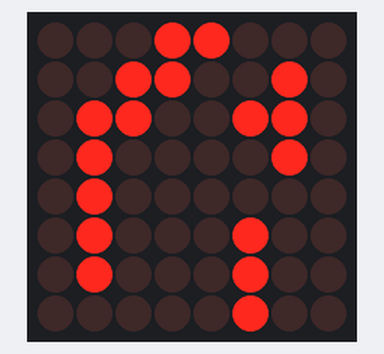
This sketch was run on a simulated Arduino Uno, built with avr-gcc and run on an emulated ATmega328P. Shown: 8×8 LED matrix. Wiring (inferred from the names in the program): DS3231 clock at I2C address 0x68. The local clock reads 2024-03-15 10:24:30 at power-on unless the sketch sets it; random numbers use the default seed unless the sketch sets one; what the sketch prints to the serial monitor is not drawn.

Above: at 0.2 s.
At 0.65 s:
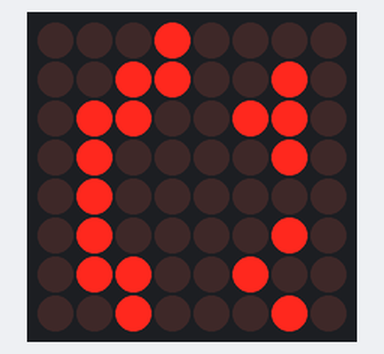
At 13.6 s:
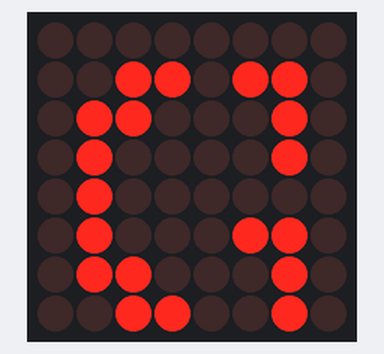
At 23.5 s:
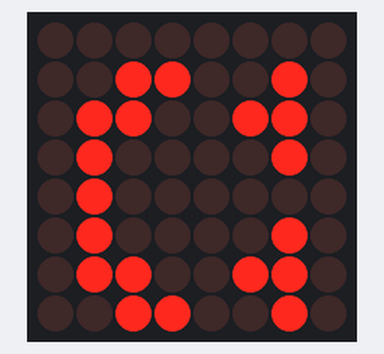
At 30.83 s:
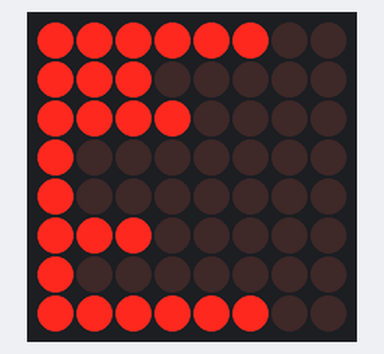
At 38.1 s:
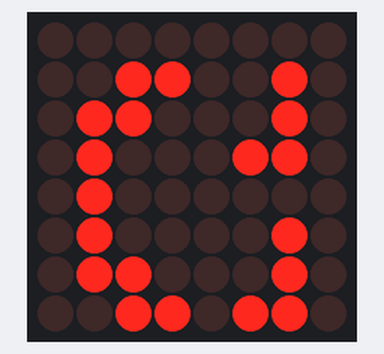

Measured:
- what the display in image 0 shows lasts 0.5 s, from 0.1 s to 0.6 s
- what the display in image 2 shows lasts 0.8 s, from 13.5 s to 14.3 s
- what the display in image 3 shows lasts 2.0 s, from 23.5 s to 25.5 s

The sketch:

Circe.ino
```cpp
//We always have to include the library
#include "LedControl.h"
#include "Wire.h"

#define DS3231_I2C_ADDRESS 0x68
#define _countof( x )  ( sizeof( x ) / sizeof( *x ) )

/*
 Now we need a LedControl to work with.
 ***** These pin numbers will probably not work with your hardware *****
 pin 12 is connected to the DataIn
 pin 11 is connected to the CLK
 pin 10 is connected to LOAD
 We have only a single MAX72XX.
 */
LedControl lc=LedControl(12,11,10,1);

/* we always wait a bit between updates of the display */
unsigned long delaytime=1000;

const byte kidsAwoken = 0;
const byte kidsGoingToBed = 1;
const byte kidsSleeping = 2;
const byte kidsWakingUp = 3;

const byte Sunday =1;
const byte Monday = 2;
const byte Tuesday=3;
const byte Wednesday=4;
const byte Thursday=5;
const byte Friday=6;
const byte Saturday=7;


void setDS3231time(byte second, byte minute, byte hour, byte dayOfWeek, byte
dayOfMonth, byte month, byte year)
{
  // sets time and date data to DS3231
  Wire.beginTransmission(DS3231_I2C_ADDRESS);
  Wire.write(0); // set next input to start at the seconds register
  Wire.write(decToBcd(second)); // set seconds
  Wire.write(decToBcd(minute)); // set minutes
  Wire.write(decToBcd(hour)); // set hours
  Wire.write(decToBcd(dayOfWeek)); // set day of week (1=Sunday, 7=Saturday)
  Wire.write(decToBcd(dayOfMonth)); // set date (1 to 31)
  Wire.write(decToBcd(month)); // set month
  Wire.write(decToBcd(year)); // set year (0 to 99)
  Wire.endTransmission();
}
void readDS3231time(byte *second,
byte *minute,
byte *hour,
byte *dayOfWeek,
byte *dayOfMonth,
byte *month,
byte *year)
{
  Wire.beginTransmission(DS3231_I2C_ADDRESS);
  Wire.write(0); // set DS3231 register pointer to 00h
  Wire.endTransmission();
  Wire.requestFrom(DS3231_I2C_ADDRESS, 7);
  // request seven bytes of data from DS3231 starting from register 00h
  *second = bcdToDec(Wire.read() & 0x7f);
  *minute = bcdToDec(Wire.read());
  *hour = bcdToDec(Wire.read() & 0x3f);
  *dayOfWeek = bcdToDec(Wire.read());
  *dayOfMonth = bcdToDec(Wire.read());
  *month = bcdToDec(Wire.read());
  *year = bcdToDec(Wire.read());
}

void setup() {
  Wire.begin();
  Serial.begin(9600);

  // Clock initialization
  // Serial.print("Clock initialization\n");
  // setDS3231time(0, 52, 21, 4, 15, 3, 17);
  logTime();
}

byte decToBcd(byte val)
{
  return( (val/10*16) + (val%10) );
}
// Convert binary coded decimal to normal decimal numbers
byte bcdToDec(byte val)
{
  return( (val/16*10) + (val%16) );
}

void logTime()
{
  byte second, minute, hour, dayOfWeek, dayOfMonth, month, year;
  // retrieve data from DS3231
  readDS3231time(&second, &minute, &hour, &dayOfWeek, &dayOfMonth, &month,
  &year);
  // send it to the serial monitor
  Serial.print(hour, DEC);
  // convert the byte variable to a decimal number when displayed
  Serial.print(":");
  if (minute<10)
  {
    Serial.print("0");
  }
  Serial.print(minute, DEC);
  Serial.print(":");
  if (second<10)
  {
    Serial.print("0");
  }
  Serial.print(second, DEC);
  Serial.print(" ");
  Serial.print(dayOfMonth, DEC);
  Serial.print("/");
  Serial.print(month, DEC);
  Serial.print("/");
  Serial.print(year, DEC);
  Serial.print(" Day of week: ");
  switch(dayOfWeek){
  case Sunday:
    Serial.println("Sunday");
    break;
  case Monday:
    Serial.println("Monday");
    break;
  case Tuesday:
    Serial.println("Tuesday");
    break;
  case Wednesday:
    Serial.println("Wednesday");
    break;
  case Thursday:
    Serial.println("Thursday");
    break;
  case Friday:
    Serial.println("Friday");
    break;
  case Saturday:
    Serial.println("Saturday");
    break;
  }
}

const byte moon[]={ B00111100,
                    B01111110,
                    B11111111,
                    B11100011,
                    B11000001,
                    B11000001,
                    B01000000,
                    B00100000};

const byte glyphSize = _countof(moon);

byte sun[]={
                B10001000,
                B01001001,
                B00101010,
                B10000001,
                B00011000,
                B01111110,
                B11111111,
                B11111111};

byte smiley[]={
                B00000000,
                B00110010,
                B01100110,
                B01000010,
                B01000000,
                B01000010,
                B01100110,
                B00110010};

byte smileyLeft[]={
                B00000000,
                B00110110,
                B01100010,
                B01000010,
                B01000000,
                B01000110,
                B01100010,
                B00110010};

byte smileyRight[]={
                B00000000,
                B00110010,
                B01100010,
                B01000110,
                B01000000,
                B01000010,
                B01100010,
                B00110110};

byte skull1[]={
                B00011110,
                B00111111,
                B11100111,
                B01100111,
                B11111111,
                B01100111,
                B11100111,
                B00111110};

byte skull2[]={
                B00011110,
                B11100111,
                B01100111,
                B11111111,
                B01100111,
                B11100111,
                B00111111,
                B00111110};

byte ghost1[]={
                B10000000,
                B11111100,
                B11111110,
                B11100111,
                B10111111,
                B10111111,
                B10100110,
                B11111100};

byte ghost2[]={
                B11111100,
                B10100110,
                B10111111,
                B10111111,
                B11100111,
                B11111110,
                B11111100,
                B10000000};

byte blink1[]={
                B00010000,
                B00110010,
                B01100110,
                B01000010,
                B01000000,
                B01000010,
                B01100100,
                B00100010};

byte blink2[]={
                B00011000,
                B00110010,
                B01100110,
                B01000010,
                B01000000,
                B01000100,
                B01000100,
                B00000100};

typedef struct AnimationStep {
  byte* glyph; // picture to display
  int delay; // display time, in ms
} AnimationStep;

AnimationStep blinkAnimation[] = { { blink1, 100 }, { blink2, 500 }, { blink1, 100 }, { smiley, 1000 } };
AnimationStep ghostAnimation[] = { { ghost1, 800 }, { ghost2, 800 }, { ghost1, 800 }, { ghost2, 800 }, { ghost1, 800 }, { ghost2, 800 } };
AnimationStep skullAnimation[] = { { skull1, 800 }, { skull2, 800 }, { skull1, 800 }, { skull2, 800 }, { skull1, 800 }, { skull2, 800 } };
AnimationStep lookOnSidesAnimation[] = { { smiley, 800 }, { smileyLeft, 800 }, { smiley, 800 }, { smileyRight, 800 }, { smiley, 800 } };

void displayGlyph(const byte* picture, unsigned long delayTime = 0) {
  lc.setRow(0,0,picture[0]);
  lc.setRow(0,1,picture[1]);
  lc.setRow(0,2,picture[2]);
  lc.setRow(0,3,picture[3]);
  lc.setRow(0,4,picture[4]);
  lc.setRow(0,5,picture[5]);
  lc.setRow(0,6,picture[6]);
  lc.setRow(0,7,picture[7]);

  delay(delayTime);
}

void playAnimation(struct AnimationStep* steps, byte stepsCount) {
  for (int i = 0; i < stepsCount; ++i) {
    displayGlyph(steps[i].glyph, steps[i].delay);
  }
}

void playWave(int delayMs) {
  byte wavePic[8] = {0, 0, 0, 0 ,0 ,0 ,0 ,0};
  const int DELAY_PER_PIC = 100;

  for (int i = 0, elapsedMs = 0; elapsedMs < delayMs; ++i, elapsedMs += DELAY_PER_PIC) {
    for (int col = 0; col < 8; ++col) {
      wavePic[col] = 1 << (4 + round(3.0 * sin((col + i) * (2*PI) / 8)));
    }
    displayGlyph(wavePic, DELAY_PER_PIC);
  }
}

void playEqualizer(int delayMs) {
  byte equalizerPic[8] = {0, 0, 0, 0 ,0 ,0 ,0 ,0};
  const int DELAY_PER_PIC = 100;

  for (int i = 0, elapsedMs = 0; elapsedMs < delayMs; ++i, elapsedMs += DELAY_PER_PIC) {
    for (int col = 0; col < 8; ++col) {
      equalizerPic[col] = 0xFF << random(1, 8);
    }
    displayGlyph(equalizerPic, DELAY_PER_PIC);
  }
}

void moveDown(const byte* glyph, byte count) {
  byte settingGlyph[count];
  memcpy(settingGlyph, glyph, count);

  for (int i = 0; i < count; ++i) {
    displayGlyph(settingGlyph, 1000);
    // shift one row down
    for (int j = count - 1; j >= 0; --j)
      settingGlyph[j] = glyph[j] << i;
  }
  displayGlyph(settingGlyph, 1000);
}

void moveUp(const byte* glyph, byte rowCount) {
  byte risingGlyph[rowCount];
  memset(risingGlyph, 0, rowCount);

  for (int i = rowCount - 1; i >= 0; --i) {
    displayGlyph(risingGlyph, 1000);
    // shift one row up
    for (int j = 0; j < rowCount; ++j)
      risingGlyph[j] = glyph[j] << i;
  }
  displayGlyph(risingGlyph, 1000);
}

byte getKidsState() {
  // return kidsWakingUp; // kidsAwoken; // kidsGoingToBed; //
  // Based on the current day and time, define in which state the kids should be (sleeping, awoken, etc.)
  byte second, minute, hour, dayOfWeek, dayOfMonth, month, year;
  // Read date and time from DS3231
  readDS3231time(&second, &minute, &hour, &dayOfWeek, &dayOfMonth, &month, &year);

  // What's the kids schedule ?
  byte goingToBedHour = 20;
  byte goingToBedMin = 00;
  byte sleepingHour = 20;
  byte sleepingMin = 20;

  byte wakingUpHour = 7;
  byte wakingUpMin = 00;
  byte awokenHour = 7;
  byte awokenMin = 30;
  if (dayOfWeek == Saturday || dayOfWeek == Sunday) {
    wakingUpHour = 8;
    wakingUpMin = 0;
    awokenHour = 9;
    awokenMin = 00;
  }

  // Assumptions :
  // - kids are asleep at midnight
  // - kidsWakingUpTime < kidsAwokenTime < kidsGoingToBedTime < kidsSleepingTime
  if (hour > sleepingHour || (hour == sleepingHour && minute > sleepingMin) || (hour < wakingUpHour) || (hour == wakingUpHour && minute < wakingUpMin))
    return kidsSleeping;

  if (hour > goingToBedHour || (hour == goingToBedHour && minute > goingToBedMin))
    return kidsGoingToBed;

  if (hour > awokenHour || (hour == awokenHour && minute > awokenMin))
    return kidsAwoken;

  return kidsWakingUp;
}

byte previousKidsState = -1;

void loop() {
  byte kidsState = getKidsState();
  bool stateChanged = kidsState != previousKidsState;

  switch (kidsState) {
    case kidsAwoken:
      {
        lc.shutdown(0,false);
        lc.setIntensity(0,8);
        lc.clearDisplay(0);

        switch (random(0, 20)) {
          case 0:
            playAnimation(skullAnimation, _countof(skullAnimation));
            break;
          case 1:
            playAnimation(ghostAnimation, _countof(ghostAnimation));
            break;
          case 2:
            playWave(5000);
            break;
          case 3:
            playEqualizer(5000);
            break;
          case 4:
          case 5:
          case 6:
          case 7:
          case 8:
            playAnimation(blinkAnimation, _countof(blinkAnimation));
            break;
          case 9:
          case 10:
          case 11:
          case 12:
          case 13:
            playAnimation(lookOnSidesAnimation, _countof(lookOnSidesAnimation));
          default:
            displayGlyph(smiley, 1000);
        }

        if (stateChanged) {
          lc.clearDisplay(0);
          lc.shutdown(0,true);
        }
      }
      break;
    case kidsGoingToBed:
      lc.shutdown(0,false);
      lc.setIntensity(0,4);
      moveUp(moon, glyphSize);
      break;
    case kidsSleeping:
      if (stateChanged) {
        lc.shutdown(0,false);
        lc.setIntensity(0,0);
        displayGlyph(moon, 100);
      }
      break;
    case kidsWakingUp:
      lc.shutdown(0,false);
      lc.setIntensity(0,8);
      playAnimation(lookOnSidesAnimation, _countof(lookOnSidesAnimation));
      playAnimation(blinkAnimation, _countof(blinkAnimation));
      break;
  }

  previousKidsState = kidsState;
}
```
